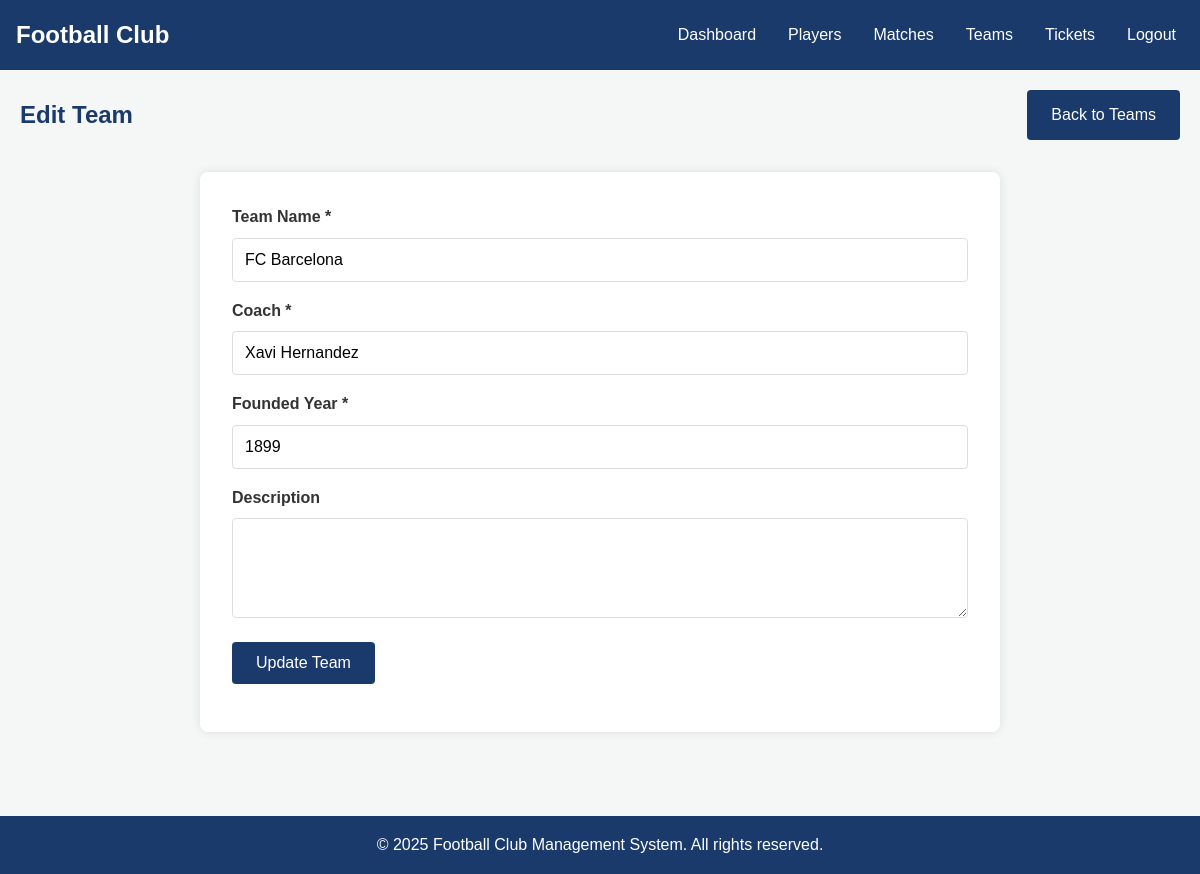
/admin/edit_team.php?id=1 (signed in), run on the app's committed database.
### tables this page shows
CREATE TABLE IF NOT EXISTS teams (
    id INT AUTO_INCREMENT PRIMARY KEY,
    name VARCHAR(100) NOT NULL,
    coach VARCHAR(100),
    founded_year INT,
    stadium VARCHAR(100),
    description TEXT,
    created_at TIMESTAMP DEFAULT CURRENT_TIMESTAMP,
    updated_at TIMESTAMP DEFAULT CURRENT_TIMESTAMP ON UPDATE CURRENT_TIMESTAMP
);

### admin/edit_team.php (the view, shortened to what this page needs)
<?php
include '../includes/db.php';
$team_id = $_GET['id'];
try {
    $stmt = $conn->prepare("SELECT * FROM teams WHERE id = :id");
    $stmt->bindParam(':id', $team_id);
    $stmt->execute();
    $team = $stmt->fetch(PDO::FETCH_ASSOC);
} catch(PDOException $e) {
    $error = "Error fetching team: " . $e->getMessage();
}
include '../includes/header.php';
?>
<div class="dashboard-header">
    <h2>Edit Team</h2>
    <a href="teams.php" class="btn">Back to Teams</a>
</div>
<div class="form-container" style="max-width: 800px;">
    <form method="POST" action="edit_team.php?id=<?php echo $team_id; ?>">
        <div class="form-row">
            <div class="form-col">
                <div class="form-group">
                    <label for="name">Team Name *</label>
                    <input type="text" id="name" name="name" value="<?php echo $team['name']; ?>" required>
                </div>
            </div>
            <div class="form-col">
                <div class="form-group">
                    <label for="coach">Coach *</label>
                    <input type="text" id="coach" name="coach" value="<?php echo $team['coach']; ?>" required>
                </div>
            </div>
        </div>
        <div class="form-row">
            <div class="form-col">
                <div class="form-group">
                    <label for="founded_year">Founded Year *</label>
                    <input type="number" id="founded_year" name="founded_year" min="1800" max="<?php echo date('Y'); ?>" value="<?php echo $team['founded_year']; ?>" required>
                </div>
            </div>
        </div>
        <div class="form-group">
            <label for="description">Description</label>
            <textarea id="description" name="description" rows="4"><?php echo $team['description']; ?></textarea>
        </div>
        <div class="form-group">
            <button type="submit" class="btn">Update Team</button>
        </div>
    </form>
</div>
<?php include '../includes/footer.php'; ?>

### assets/css/style.css (style rules this page uses)
* { margin: 0; padding: 0; box-sizing: border-box; }
body { font-family: "Arial", sans-serif; line-height: 1.6; color: #333; background-color: #f4f7f6; }
.form-container { max-width: 500px; margin: 2rem auto; background-color: #fff; padding: 2rem; border-radius: 8px; box-shadow: 0 0 10px rgba(0, 0, 0, 0.1); }
.form-group { margin-bottom: 1rem; }
.form-group label { display: block; margin-bottom: 0.5rem; font-weight: bold; }
.form-group input, .form-group select, .form-group textarea { width: 100%; padding: 0.75rem; border: 1px solid #ddd; border-radius: 4px; font-size: 1rem; }
.form-group textarea { height: 100px; resize: vertical; }
.btn { display: inline-block; background-color: #1a3a6c; color: #fff; padding: 0.75rem 1.5rem; border: none; border-radius: 4px; cursor: pointer; font-size: 1rem; transition: background-color 0.3s ease; text-decoration: none; }
.dashboard-header { display: flex; justify-content: space-between; align-items: center; margin-bottom: 2rem; }
.dashboard-header h2 { color: #1a3a6c; }

### data on the page
teams: name "FC Barcelona", coach "Xavi Hernandez", founded_year "1899"
